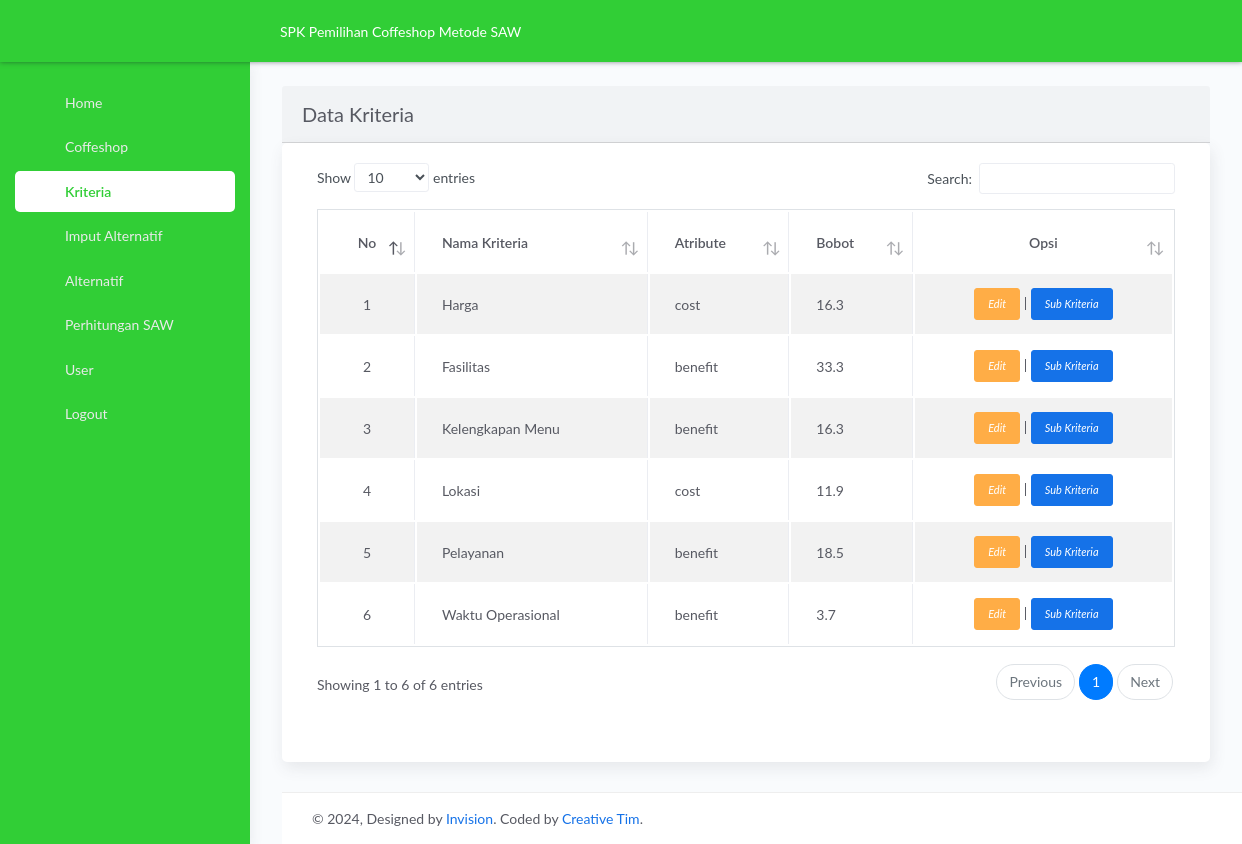
Page /kriteria.php on the committed database.
### tables this page shows
CREATE TABLE `tbl_kriteria` (
  `id_kriteria` int(11) NOT NULL,
  `nama_kriteria` varchar(100) NOT NULL,
  `atribute` varchar(50) NOT NULL,
  `bobot` float NOT NULL
);

### kriteria.php (the view, shortened to what this page needs)
<?php $page = 'kriteria'; include './template/header.php';
?>
<?php
include './template/navbar.php';
?>
<?php
$page = 'kriteria'; include './template/sidebar.php';
?>
      <div class="main-panel">
      <div class="content">
        <div class="page-inner">
          <div class="row">
            <div class="col-md-12">
                <div class="card-header">
                  <h4 class="card-title">Data Kriteria</h4>
                </div>
                <div class="card">
                <div class="card-body">
                  <div class="table-responsive">
<table id="basic-datatables" class="isplay table table-striped table-bordered table-hover" >
  <thead>
    <tr>
      <th  class="text-center">No</th>
      <th>Nama Kriteria</th>
      <th>Atribute</th>
      <th>Bobot</th>
      <th class="text-center">Opsi</th>
    </tr>
  </thead>
  <?php
  include 'aksilogin/config.php';
  $data = mysqli_query($koneksi, "SELECT * FROM tbl_kriteria");
  $nomor = 1;
  while($d = mysqli_fetch_array($data)){ ?>
  <tr>
    <td class="text-center"><?php echo $nomor++; ?></td>
    <td><?php echo $d['nama_kriteria']; ?></td>
    <td><?php echo $d['atribute']; ?></td>
    <td><?php echo $d['bobot']; ?></td>
    <td class="text-center"> <a class="btn btn-warning btn-sm" href="edit_kriteria.php?id_kriteria=<?php echo $d['id_kriteria']; ?>"><i class="far fa-edit"> Edit</i></a> | <a class="btn btn-primary btn-sm" href="data_sub_kriteria.php?id_kriteria=<?php echo $d['id_kriteria']; ?>"><i class="far fa-edit"> Sub Kriteria</i></td>
  </tr>
  <?php } ?>
</table>
              </div>
              <div class="card-body ">
              </div>
            </div>
          </div>
        </div>
      </div>
      <footer class="footer">
        <div class=" container-fluid ">
          <div class="copyright" id="copyright">
            &copy; , Designed by <a href="https://www.invisionapp.com" target="_blank">Invision</a>. Coded by <a href="https://www.creative-tim.com" target="_blank">Creative Tim</a>.
          </div>
        </div>
      </footer>
    </div>
  </div>
<?php
include './template/footer.php';
?>

### template/header.php (shortened to what this page needs)
<!DOCTYPE html>
<html lang="en">
<head>
  <link rel="stylesheet" href="assets/css/bootstrap.min.css">
  <link rel="stylesheet" href="assets/css/atlantis.min.css">
  <link rel="stylesheet" href="assets/css/demo.css">
</head>

### template/navbar.php (shortened to what this page needs)
<body>
  <div class="wrapper">
    <div class="main-header">
      <div class="logo-header" data-background-color="green">
        <div class="nav-toggle">
          <button class="btn btn-toggle toggle-sidebar">
          </button>
        </div>
      </div>
      <nav class="navbar navbar-header navbar-expand-lg" data-background-color="green">
        <div class="container-fluid">
              <div class="input-group">
              <a href="./home.php" class="text-white" text-color="#fffff"><div class="text-center">
           SPK Pemilihan Coffeshop Metode SAW</div>
        </a>
          </div>
        </div>
      </nav>
    </div>

### template/sidebar.php (shortened to what this page needs)
<div class="sidebar sidebar-style-2" data-background-color="green">
      <div class="sidebar-wrapper scrollbar scrollbar-inner">
        <div class="sidebar-content">
          <ul class="nav nav">
            <li class="<?php if ($page=='home'){echo 'nav-item active';} else {echo 'nav-item';} ?>">
              <a href="home_admin.php">
                <p>Home</p>
              </a>
            </li>
            <li class="<?php if ($page=='coffe'){echo 'nav-item active';} else {echo 'nav-item';} ?>">
              <a href="coffeshop.php">
                <p>Coffeshop</p>
              </a>
            </li>
            <li class="<?php if ($page=='kriteria'){echo 'nav-item active';} else {echo 'nav-item';} ?>">
              <a href="kriteria.php">
                <p>Kriteria</p>
              </a>
            </li>
            <li class="<?php if ($page=='input_penilaian'){echo 'nav-item active';} else {echo 'nav-item';} ?>">
              <a href="tambah_penilaian.php">
                <p>Imput Alternatif</p>
              </a>
            </li>
             <li class="<?php if ($page=='alternatif'){echo 'nav-item active';} else {echo 'nav-item';} ?>">
              <a href="alternatif.php">
                <p>Alternatif</p>
              </a>
            </li>
<li class="<?php if ($page=='perhitungan_saw'){echo 'nav-item active';} else {echo 'nav-item';} ?>">
              <a href="perhitungan_saw.php">
                <p>Perhitungan SAW</p>
              </a>
            </li>
            <li class="<?php if ($page=='user'){echo 'nav-item active';} else {echo 'nav-item';} ?>">
              <a href="user.php">
                <p>User</p>
              </a>
            </li>
            <li class="nav-item">
              <a href="aksilogin/logout.php">
                <p>Logout</p>
              </a>
            </li>
              </ul>
            </div>
            </div>
            </div>

### template/footer.php (shortened to what this page needs)
</body>
</html>

### rows in the picture
tbl_kriteria: nama_kriteria "Harga", atribute "cost", bobot "16.3"
tbl_kriteria: nama_kriteria "Fasilitas", atribute "benefit", bobot "33.3"
tbl_kriteria: nama_kriteria "Kelengkapan Menu", atribute "benefit", bobot "16.3"
tbl_kriteria: nama_kriteria "Lokasi", atribute "cost", bobot "11.9"
tbl_kriteria: nama_kriteria "Pelayanan", atribute "benefit", bobot "18.5"
tbl_kriteria: nama_kriteria "Waktu Operasional", atribute "benefit", bobot "3.7"
